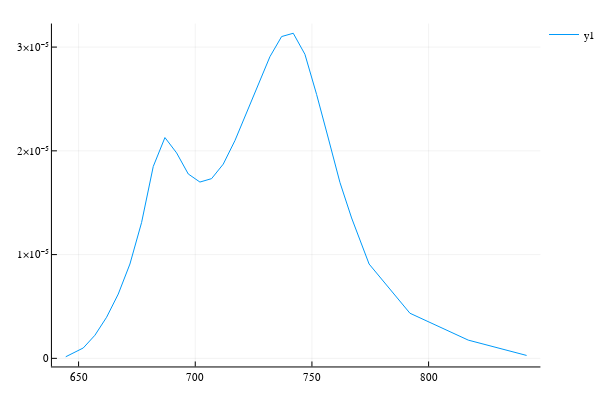

Notebook source saved alongside this figure:
### Code cell
plot(wlf, arrayOfLeaves[1].Mb[:,1])

### Figure 1 — Plotly figure (JSON) as saved in the notebook; plotly's stock layout.template omitted (floating-point values rounded to 4 significant figures)
{"data": [{"colorbar": {"title": ""}, "legendgroup": "y1", "line": {"color": "rgba(0, 154, 250, 1.000)", "dash": "solid", "shape": "linear", "width": 1}, "mode": "lines", "name": "y1", "showlegend": true, "type": "scatter", "x": [644.5, 652, 657, 662, 667, 672, 677, 682, 687, 692, 697, 702, 707, 712, 717, 722, 727, 732, 737, 742, 747, 752, 757, 762, 767, 774.5, 792, 817, 842], "xaxis": "x1", "y": [1.541e-07, 9.996e-07, 2.226e-06, 3.961e-06, 6.197e-06, 9.093e-06, 1.309e-05, 1.849e-05, 2.128e-05, 1.98e-05, 1.777e-05, 1.699e-05, 1.732e-05, 1.872e-05, 2.099e-05, 2.369e-05, 2.639e-05, 2.908e-05, 3.101e-05, 3.133e-05, 2.93e-05, 2.544e-05, 2.123e-05, 1.696e-05, 1.353e-05, 9.09e-06, 4.349e-06, 1.758e-06, 2.805e-07], "yaxis": "y1", "zmax": null, "zmin": null}], "layout": {"annotations": [], "height": 400, "legend": {"bgcolor": "rgba(255, 255, 255, 1.000)", "bordercolor": "rgba(0, 0, 0, 1.000)", "font": {"color": "rgba(0, 0, 0, 1.000)", "family": "sans-serif", "size": 11}, "tracegroupgap": 0, "x": 1, "y": 1}, "margin": {"b": 20, "l": 0, "r": 0, "t": 20}, "paper_bgcolor": "rgba(255, 255, 255, 1.000)", "plot_bgcolor": "rgba(255, 255, 255, 1.000)", "showlegend": true, "width": 600, "xaxis": {"anchor": "y1", "domain": [0.09545, 0.9934], "gridcolor": "rgba(0, 0, 0, 0.100)", "gridwidth": 0.5, "linecolor": "rgba(0, 0, 0, 1.000)", "mirror": false, "range": [638.6, 847.9], "showgrid": true, "showline": true, "showticklabels": true, "tickangle": 0, "tickcolor": "rgb(0, 0, 0)", "tickfont": {"color": "rgba(0, 0, 0, 1.000)", "family": "sans-serif", "size": 11}, "tickmode": "array", "ticks": "inside", "ticktext": ["650", "700", "750", "800"], "tickvals": [650, 700, 750, 800], "title": "", "titlefont": {"color": "rgba(0, 0, 0, 1.000)", "family": "sans-serif", "size": 15}, "type": "-", "visible": true, "zeroline": false, "zerolinecolor": "rgba(0, 0, 0, 1.000)"}, "yaxis": {"anchor": "x1", "domain": [0.03762, 0.9902], "gridcolor": "rgba(0, 0, 0, 0.100)", "gridwidth": 0.5, "linecolor": "rgba(0, 0, 0, 1.000)", "mirror": false, "range": [-7.813e-07, 3.227e-05], "showgrid": true, "showline": true, "showticklabels": true, "tickangle": 0, "tickcolor": "rgb(0, 0, 0)", "tickfont": {"color": "rgba(0, 0, 0, 1.000)", "family": "sans-serif", "size": 11}, "tickmode": "array", "ticks": "inside", "ticktext": ["0", "1×10⁻⁵", "2×10⁻⁵", "3×10⁻⁵"], "tickvals": [0, 1e-05, 2e-05, 3e-05], "title": "", "titlefont": {"color": "rgba(0, 0, 0, 1.000)", "family": "sans-serif", "size": 15}, "type": "-", "visible": true, "zeroline": false, "zerolinecolor": "rgba(0, 0, 0, 1.000)"}}}
